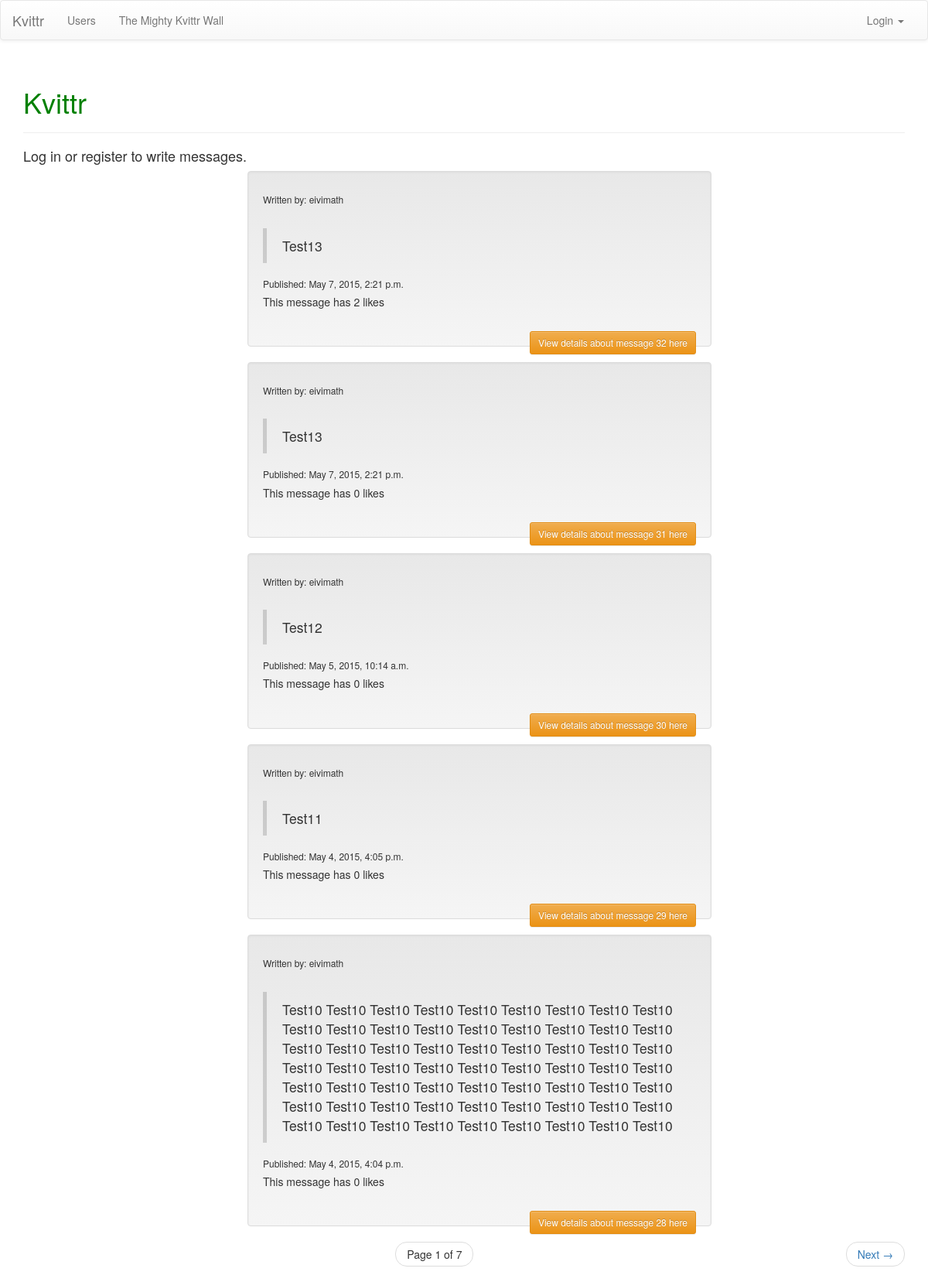
Page /messages_display/ on the earlier database version.
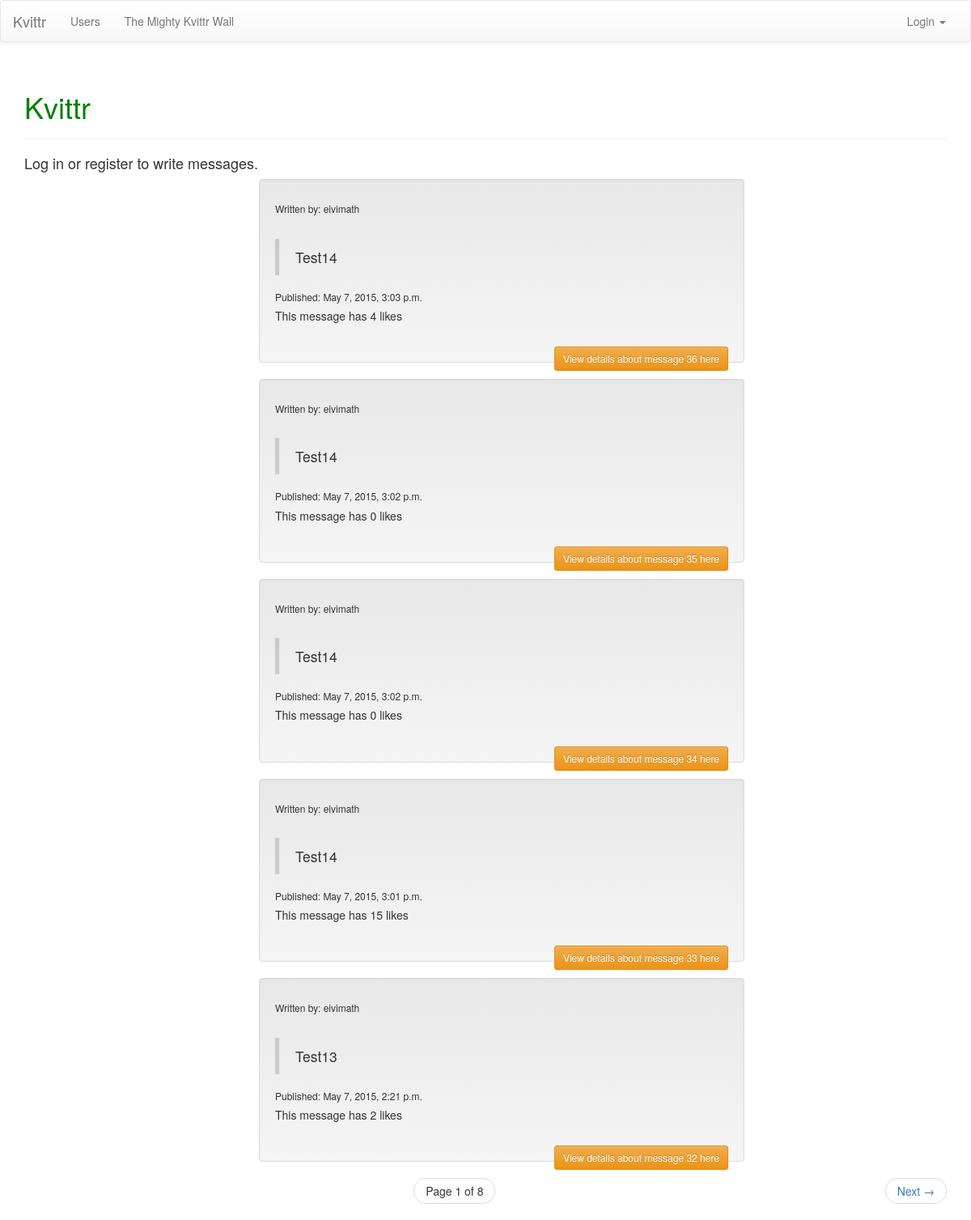
Same page on the later database version.
### messages_display/models.py (models this page shows, shortened)
class Message(models.Model):
	message = models.TextField()
	created_by = models.ForeignKey(User, related_name="created_message")
	created_datetime = models.DateTimeField()
	likes = models.PositiveIntegerField(default=0)
	class Meta:
		ordering = ['-id']

### messages_display/views.py (the view, shortened to what this page needs)
def messages(request):
	messages = Message.objects.all()
	page_number = request.GET.get('page')
	paginator = Paginator(messages, 5)
	try:
		messages = paginator.page(page_number)
	except PageNotAnInteger:
		messages = paginator.page(1)
	except EmptyPage:
		messages = paginator.page(paginator.num_pages)
	context = {'messages': messages}
	return render(request, 'messages_display/messages.html', context)

### messages_display/templates/messages_display/messages.html (shortened to what this page needs)
{% extends 'theme/base.html' %}
{% block pagecontent %}
        {% if user.is_authenticated %}
        <div class="row" style="">
        <div class="col-sm-12">
            <h3>Write message:</h3>
            <form class="form-horizontal" method="POST">
                {% csrf_token %}
                <div class="form-group">
                    <div class="col-sm-11">
                        <textarea class="form-control" rows="1" name="new_message" placeholder="What´s on your mind?"></textarea>
                    </div>
                    <div class="col-sm-1">
                        <button type="submit" class="btn btn-success">Publish</button>
                    </div>
                </div>
            </form>
        </div>
        </div>
        {% else %}
        <h4>Log in or register to write messages.</h4>
        {% endif %}
        <div class="col-sm-12">
        <ul>
        {% for message in messages %}
            <li class="well" style="list-style:none; width: 600px; margin-left: auto; margin-right: auto;">
                <h6>Written by: {{ message.created_by }}</h6>
                <br>
                <blockquote>{{ message.message }}</blockquote>
                <h6>Published: {{ message.created_datetime }}</h6>
                {% if user.is_authenticated %}
                <button type="button" class="add-likes-link btn btn-default" aria-label="Like" data-messageid="{{ message.id }}">
                <span class="glyphicon glyphicon-thumbs-up" aria-hidden="true"> Like </span>
                <span class="label label-success label-as-badge" id="id-likes-for-message-{{ message.id }}"> {{ message.likes }}</span>
                </button>
                {% else %}
                <h5>This message has {{ message.likes }} likes</h5>
                {% endif %}
                <br>
                <a href="{% url 'detailed_message' message.id %}" class="btn btn-sm btn-warning pull-right">View details about message {{ message.id }} here</a>
            </li>
        {% endfor %}
        </ul>
        </div>
        <nav>
            <ul class="pager">
                <li>
                    <span class="current">
                        Page {{ messages.number }} of {{ messages.paginator.num_pages }}
                    </span>
                </li>
                {% if messages.has_next %}
                <li class="next">
                    <a href="?page={{ messages.next_page_number }}">
                        Next <span aria-hidden="true"> &rarr; </span>
                    </a>
                </li>
                {% endif %}
            </ul>
        </nav>
{% endblock %}

Differences in the rows shown:
no longer on this page (row unchanged): Message: created_by "eivimath", message "Test13", created_datetime "May 7, 2015, 2:21 p.m.", likes "0", id "31"
no longer on this page (row unchanged): Message: created_by "eivimath", message "Test12", created_datetime "May 5, 2015, 10:14 a.m.", likes "0", id "30"
no longer on this page (row unchanged): Message: created_by "eivimath", message "Test11", created_datetime "May 4, 2015, 4:05 p.m.", likes "0", id "29"
no longer on this page (row unchanged): Message: created_by "eivimath", message "Test10 Test10 Test10 Test10 Test10 Test10 Test10 Test10 Test10 Test10 Test10 Test10 Test10 Test10 Test10 Test10 Test10 Test10 Test10 Test10 Test10 Test10 Test10 Test10 Test10 Test10 Test10 Test10 Test10 Test10 Test10 Test10 Test10 Test10 Test10 Test10 Test10 Test10 Test10 Test10 Test10 Test10 Test10 Test10 Test10 Test10 Test10 Test10 Test10 Test10 Test10 Test10 Test10 Test10 Test10 Test10 Test10 Test10 Test10 Test10 Test10 Test10 Test10", created_datetime "May 4, 2015, 4:04 p.m.", likes "0", id "28"
added Message: created_by "eivimath", message "Test14", created_datetime "May 7, 2015, 3:03 p.m.", likes "4", id "36"
added Message: created_by "eivimath", message "Test14", created_datetime "May 7, 2015, 3:02 p.m.", likes "0", id "35"
added Message: created_by "eivimath", message "Test14", created_datetime "May 7, 2015, 3:02 p.m.", likes "0", id "34"
added Message: created_by "eivimath", message "Test14", created_datetime "May 7, 2015, 3:01 p.m.", likes "15", id "33"
Other differences:
{{ messages.paginator.num_pages }}: "7" → "8"
